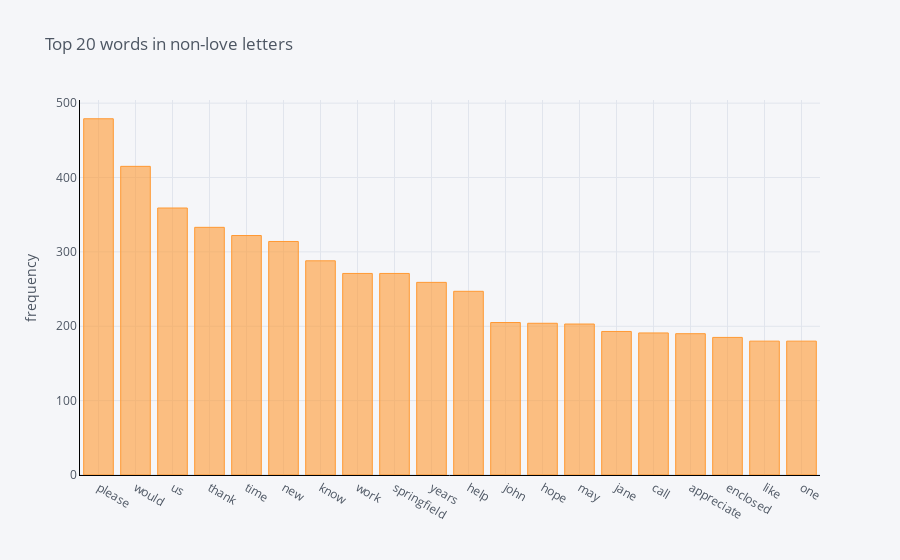

Here is the notebook cell this chart was saved with:
### Code cell
nonlove_words = get_top_n_words(clean_nonlove['text'])
df_nonlove_words = pd.DataFrame(nonlove_words,columns=('text','frequency'))

list_nonlove = df_nonlove_words[:20]
df = pd.DataFrame(list_nonlove, columns=('text','frequency'))
df.groupby('text').sum()['frequency'].sort_values(ascending=False).iplot(
    kind='bar', yTitle='frequency', linecolor='black', title='Top 20 words in non-love letters')

print(list_nonlove)

### Figure 1 — Plotly figure (JSON) as saved in the notebook; plotly's stock layout.template omitted (floating-point values rounded to 4 significant figures)
{"data": [{"marker": {"color": "rgba(255, 153, 51, 0.6)", "line": {"color": "rgba(255, 153, 51, 1.0)", "width": 1}}, "name": "frequency", "orientation": "v", "text": "", "type": "bar", "x": ["please", "would", "us", "thank", "time", "new", "know", "work", "springfield", "years", "help", "john", "hope", "may", "jane", "call", "appreciate", "enclosed", "like", "one"], "y": [479, 415, 359, 333, 322, 314, 288, 271, 271, 259, 247, 205, 204, 203, 193, 191, 190, 185, 180, 180]}], "layout": {"legend": {"bgcolor": "#F5F6F9", "font": {"color": "#4D5663"}}, "paper_bgcolor": "#F5F6F9", "plot_bgcolor": "#F5F6F9", "title": {"font": {"color": "#4D5663"}, "text": "Top 20 words in non-love letters"}, "xaxis": {"gridcolor": "#E1E5ED", "linecolor": "black", "showgrid": true, "tickfont": {"color": "#4D5663"}, "title": {"font": {"color": "#4D5663"}, "text": ""}, "zerolinecolor": "#E1E5ED"}, "yaxis": {"gridcolor": "#E1E5ED", "linecolor": "black", "showgrid": true, "tickfont": {"color": "#4D5663"}, "title": {"font": {"color": "#4D5663"}, "text": "frequency"}, "zerolinecolor": "#E1E5ED"}}}
